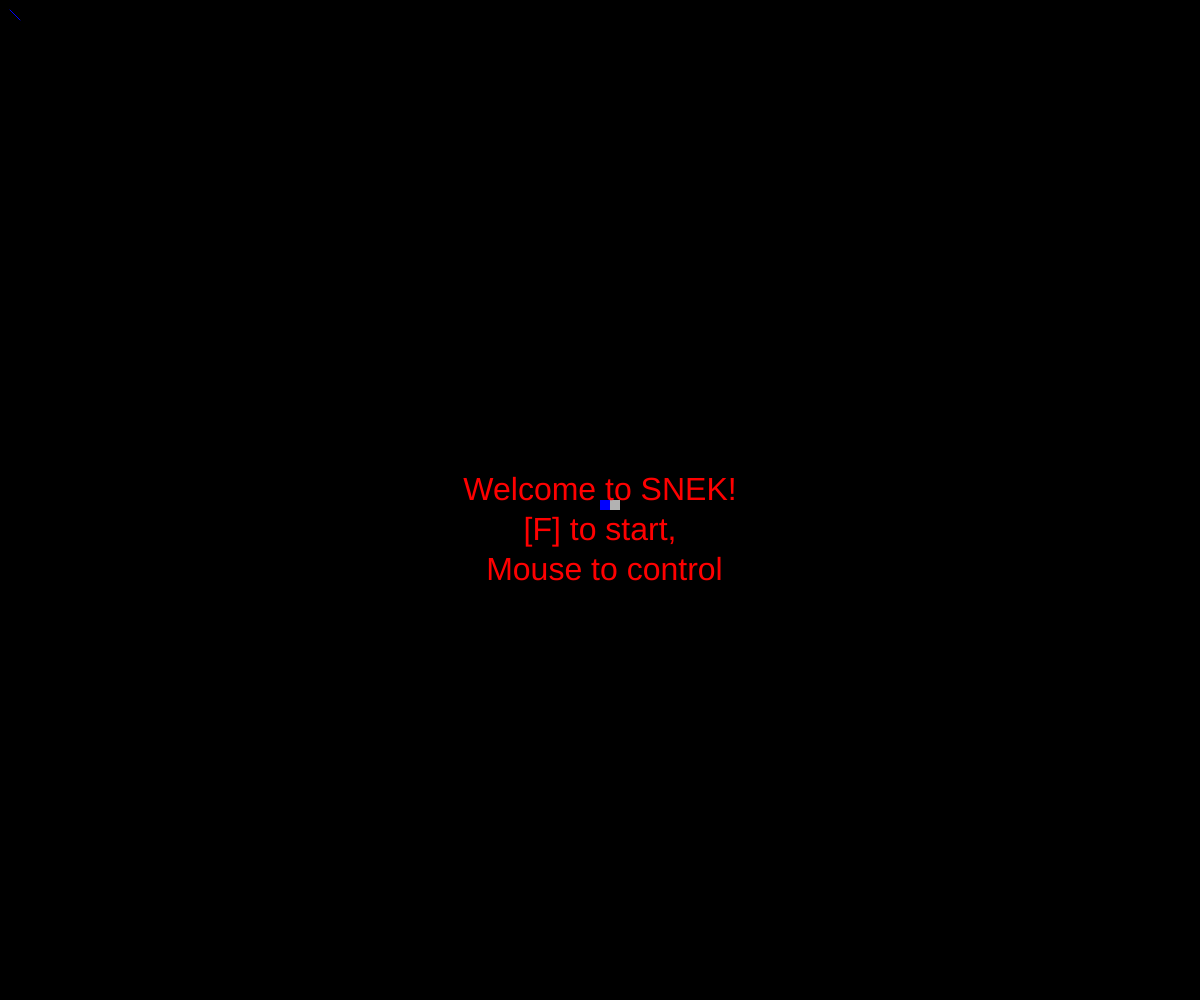
Frame 1 (no input)
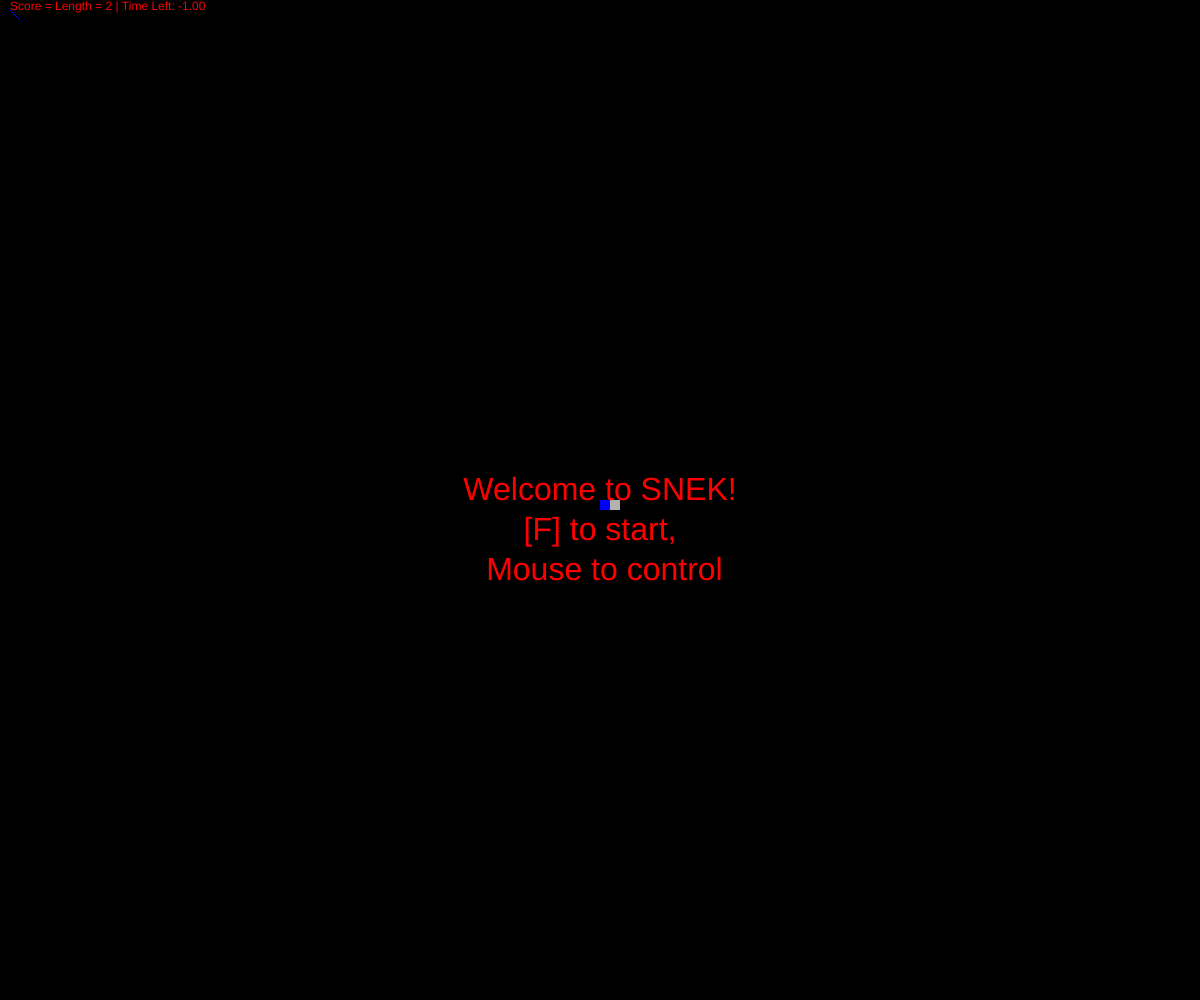
Frame 60 (no input)
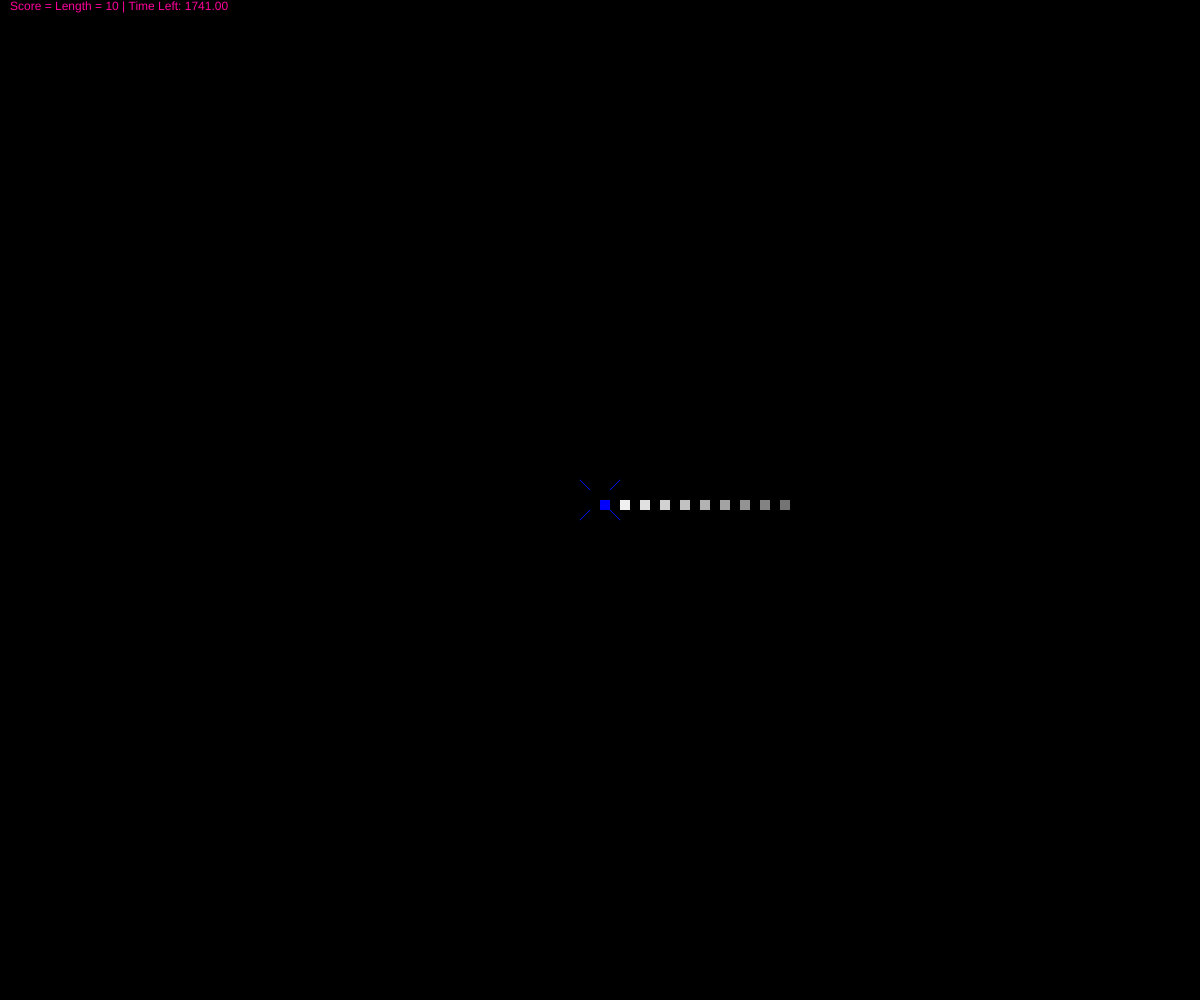
Frame 120 (the mouse pressed at the canvas centre since frame 60)

The p5.js sketch that drew these frames (run headless with seeded random() and noise() and a simulated clock; from frame 60 on, the mouse is pressed at the canvas centre):

// p5.js sketch
// ── sketch.js
var snekColor;
var snekHeadColor;
var collisionColor;

var snekSize = 10.0;

var snek=[];
var foods=[];
//a frame counter
var c = 0;
//used to zoom in and out
var zoom = 1.0;
var prevZoom = 1.0;

//death timer
var timer = -1.0;

var scaleAmount = 1.0;
//is this the first time opening the game?
var started = false;
var ded = 1;

function sqrMagnitude(x, y){
  return x*x + y*y;
}

//checks if rect1 contains rect2
function rectInside(x1, y1, w1, h1, x2, y2, w2, h2){
  if(pointInside(x2, y2,x1,y1,w1,h1)){
    return true;      
  }
  if(pointInside(x2+w2, y2, x1,y1,w1,h1)){
    return true;
  }
  if(pointInside(x2, y2 + h2, x1,y1,w1,h1)){
    return true;
  }
  if(pointInside(x2+w2, y2+h2, x1,y1,w1,h1)){
    return true;
  }
  return false;
}
//checks if rect1 and rect2 intersect
function intersect(x1, y1, w1, h1, x2, y2, w2, h2){
  if(rectInside(x1,y1,w1,h1,x2,y2,w2,h2)){
    return true;
  }
  
  if(rectInside(x2,y2,w2,h2,x1,y1,w1,h1)){
    return true;
  }
  return false;
}

//generates a random hue from a hue on the hsv wheel
function randomHue(){
  var d = random(0,360);
  var X = 1 - abs((d/60 % 2) - 1);
  if(d < 60){
    return color(255,255*X,0);
  } else if(d < 120){
    return color(255*X,255,0);
  }else if(d < 180){
    return color(0,255,255*X);
  }else if(d < 240){
    return color(0,255*X,255);
  }else if(d < 300){
    return color(255*X,0,255);
  }else{
    return color(255,0,255*X);
  }
}

function pointInside(px, py, x, y, w, h){
  if(px > x){
    if(px < x + w){
      if(py > y){
        if(py < y + h){
          return true;
        }
      }    
    }
  }
  return false;
}

function Point(x,y){
	this.x=x;
	this.y=y;
}

function Food(x,y,w,h,c){
	this.x=x;
	this.y=y;
	this.h=h;
	this.w=w;
	this.col=c;
}

function reset(){
  if(timer < 0){
	started = true;
	foods = [];
	snek = [];
	c = 0;
	timer = 30*60;
	zoom = 1;
	prevZoom = 1;
	scaleAmount = 1;
	ded = 1;
	snakeHead = 0;
	for(var i = 0;  i < 10; i++){
		snek.push(new Point(mouseX + i* snekSize * 2,mouseY));
	}
  }
}

function keyPressed(){
  if(key==='f'){
    reset();
  }
}

function mousePressed(){
  reset();
}

function setup() {
  createCanvas(windowWidth, windowHeight);
  //need this to not 'seg fault' at the start
  snek.push(new Point(windowWidth/2, windowHeight/2));
  snek.push(new Point(windowWidth/2+snekSize, windowHeight/2));
  //frameRate(60);
  snekColor = color(255);
  snekHeadColor = color(0,0,255);
  collisionColor = color(255,0,0);
  windowResized();
  noStroke();
}

function drawSnek(){
  fill(snekColor);
  for(var i = 0;i < snek.length; i++){
    var p = snek[i];
	fill((getSegmentIndex(snek.length-i)/snek.length)*155 + 100);
    rect(p.x,p.y,snekSize,snekSize);
	//text(i,p.x,p.y);
  }
  fill(snekHeadColor);
  var head = snek[getSegmentIndex(0)];
  //var head = snek[0];
  rect(head.x,head.y,snekSize,snekSize);
}

function drawFood(){
  fill(randomHue());
  for(var i = 0; i < foods.length; i++){
    var f = foods[i];
    fill(f.col);
    rect(f.x, f.y, f.w, f.h);
  }
}

var snakeHead = 0;
function getSegmentIndex(numFromHead){	
	return (snakeHead + numFromHead) % snek.length;
}
function getSegment(numFromHead){
	return snek[getSegmentIndex(numFromHead)];
}

var numToAdd = 0;
function growSnek(num){
  if(snek.length>=1000){return;}
  numToAdd += num;
}

function pushSegment(){
  if(numToAdd<=0)
	return;
  numToAdd--;
  var index = getSegmentIndex(1);
  snek.splice(index,0,new Point(snek[index].x,snek[index].y));
  if (index < snakeHead){
	snakeHead++;
  }
}

function crossHair(x, y, r1, r2){
  line(x-r1,y-r1,x-r2,y-r2);
  line(x+r1,y+r1,x+r2,y+r2);
  line(x+r1,y-r1,x+r2,y-r2);
  line(x-r1,y+r1,x-r2,y+r2);
}

function draw() {
  background(0);
  
  //view and drawing logic
  prevZoom = lerp(prevZoom,zoom,0.1);
  textAlign(LEFT);
  text("Score = Length = " + str(snek.length) + " | Time Left: " + nf(timer,0,2),10,10);

  scaleAmount =1/prevZoom; 
  scale(scaleAmount);
  
  //draw game
  stroke(snekHeadColor);
  crossHair(mouseX,mouseY,snekSize,2*snekSize,p5);
  noStroke();
  
  drawSnek();
  drawFood();
  
  //collide the head with every other snake segment and draw collision  
  var head = snek[getSegmentIndex(0)];
  for(var i = 5; i < snek.length; i++){
    var segment = snek[getSegmentIndex(i)];
    if(intersect(head.x,head.y,snekSize,snekSize,segment.x, segment.y, snekSize, snekSize)){
      fill(collisionColor);
      stroke(collisionColor);
      strokeWeight(2);
      crossHair(segment.x+snekSize/2,segment.y+snekSize/2,snekSize,snekSize*3,p5);
	  noStroke();
      strokeWeight(1);
      rect(segment.x,segment.y,snekSize,snekSize);
      timer = -1;
      ded = 0;
    }
  }  
  
    //Game logic
  if(timer < 0){
    fill(255,0,0);
    textAlign(CENTER);
    textSize(32);
    if(!started){
      text("Welcome to SNEK!\n [F] to start, \n Mouse to control",windowWidth/2,windowHeight/2);
    } else {
      if(ded===1){
        text("You died of humger!! so sad :(\n[F] to pay respects (and restart)", windowWidth/2,windowHeight/2);
      } else {
        text("You ate urself! How unfortunate\n[F] to pay respects (and restart)", windowWidth/2,windowHeight/2);
      }
    }
    textSize(12);
  }  else {
    //Control snake, make it move towards the mouse
	
	var mouseXPos = zoom * mouseX;
	var mouseYPos = zoom * mouseY;
	
    var xDelta = (mouseXPos-snekSize/2) - snek[getSegmentIndex(0)].x;
    var yDelta = (mouseYPos-snekSize/2) - snek[getSegmentIndex(0)].y;
	console.log(snekSize);
    var mag = sqrt(sqrMagnitude(xDelta,yDelta));
    if(mag < snekSize){
      //do nothing for now
    } else {
      xDelta/=mag; yDelta/=mag;
	  
	  //Instead, make the new head the last element
	  var oldHead = snek[snakeHead];
	  snakeHead = getSegmentIndex(snek.length-1);
	  var newHead = snek[snakeHead];
	  newHead.x = oldHead.x + xDelta*snekSize;
	  newHead.y = oldHead.y + yDelta*snekSize;
	  
	  //add a segment to the snake if there are any left to add
	  pushSegment();
    }
    
    timer --;
    
    //Add a new food every c frames, or c/60 seconds
    if(c > 60){
      var w = random(snekSize,40) * zoom;
      var h = random(snekSize,40) * zoom;
      var x = random(zoom*windowWidth-w);
      var y = random(zoom*windowHeight-h);
      foods.push(new Food(x,y,w,h,randomHue()));
      c = 0;
    } else {
      c++;
    }
      
    //collide every snake element with every food
    var n = snek.length; //cache n since it's changing
    for(var i = 0; i < n; i++){
      var p = snek[i];
      for(var j = 0; j < foods.length; j++){
        var f = foods[j];
        if(intersect(p.x,p.y,snekSize,snekSize,f.x,f.y,f.w,f.h)){
          foods.splice(j,1);
          growSnek(ceil((f.w*f.h)/(snekSize*snekSize)));
          timer += 1.0 * 60;
          j--;
        }
      }
    }
  }
}

function windowResized(){
  resizeCanvas(windowWidth, windowHeight);
  background(0);
}
